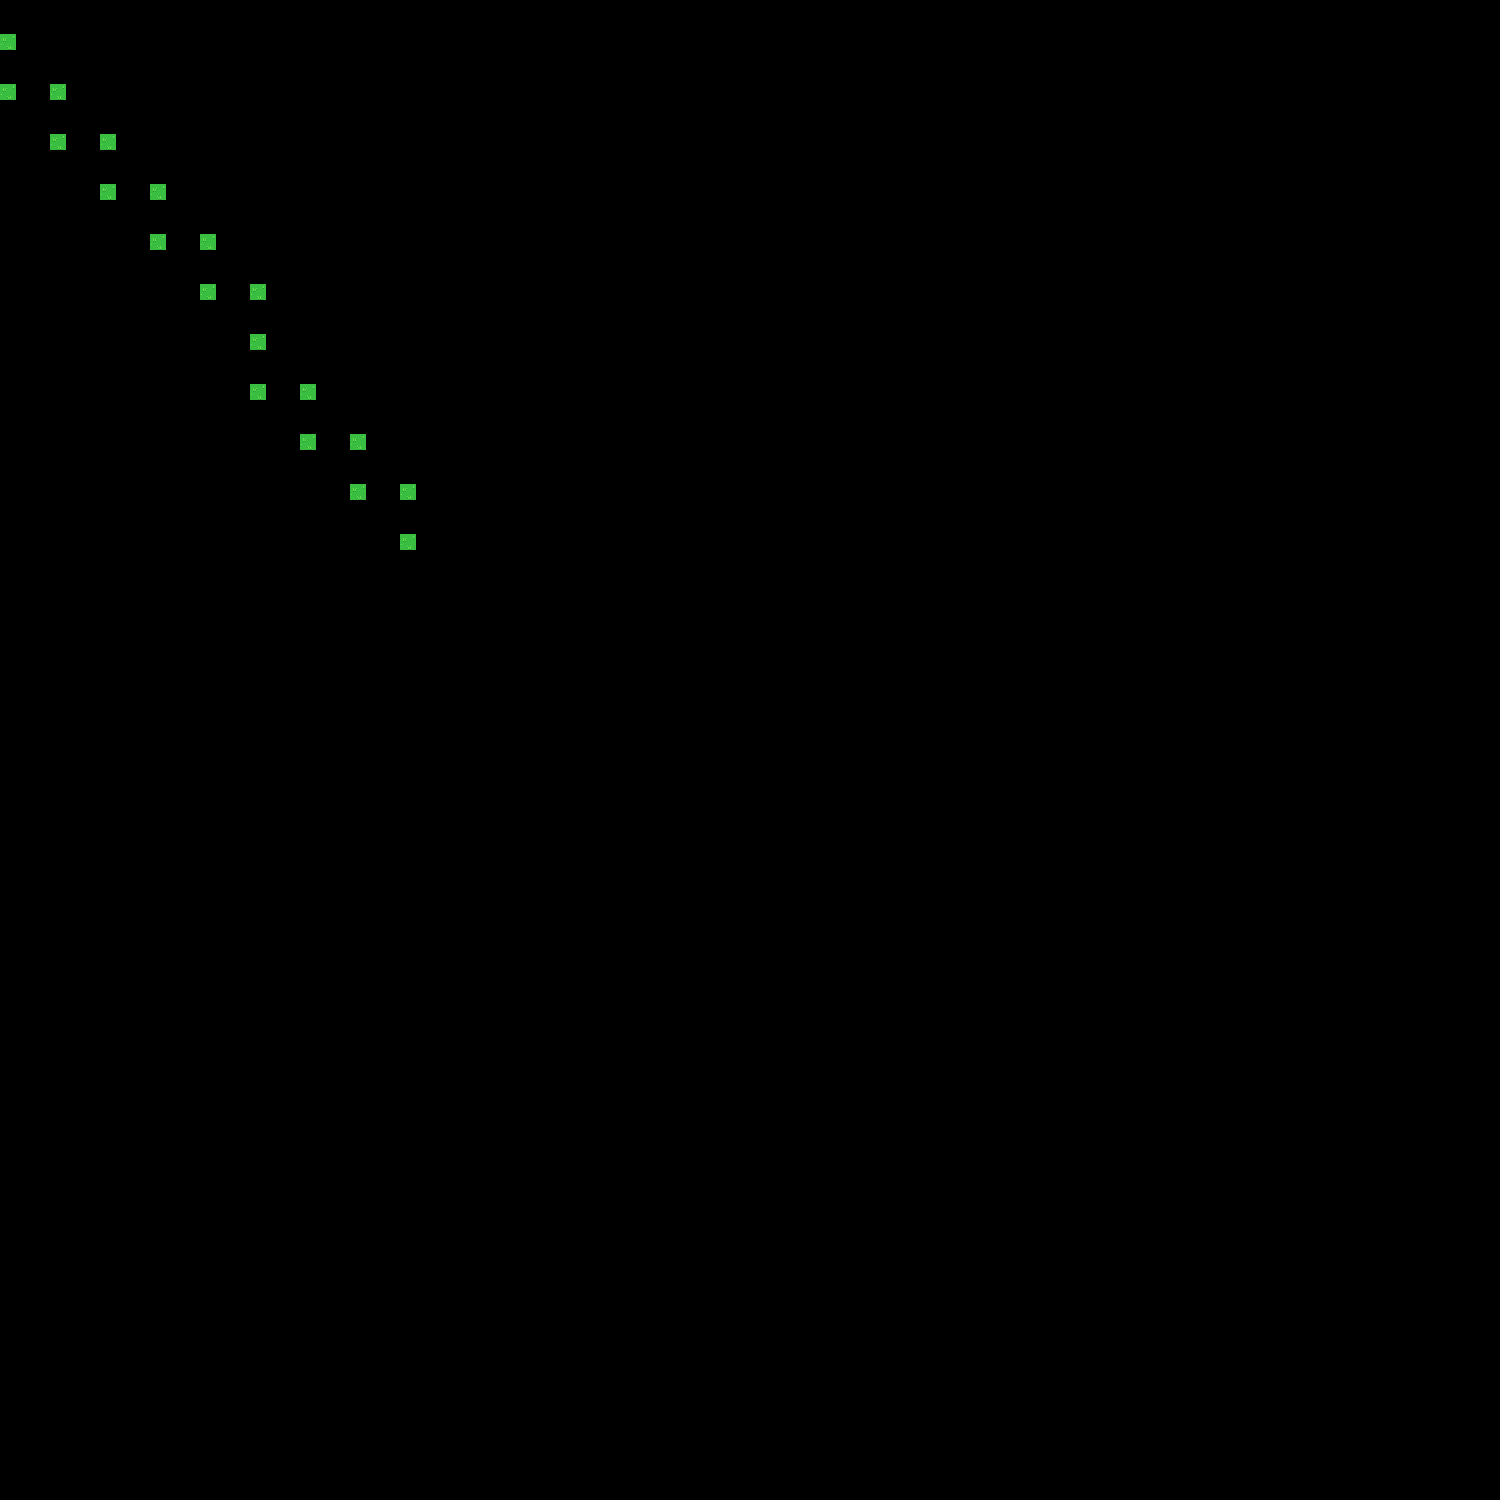

This game map was drawn from its Tiled (.tmx) file and the tilesets committed beside it. A one-line description and the full map source follow:
An orthogonal 30x30 tile map with 50x50 px tiles, 1 tile layer (Tile Layer 1).

<map version="1.4" tiledversion="1.4.2" orientation="orthogonal" renderorder="right-down" width="30" height="30" tilewidth="50" tileheight="50" infinite="0" nextlayerid="2" nextobjectid="1">
 <tileset firstgid="1" source="Overworld1.tsx" />
 <layer id="1" name="Tile Layer 1" width="30" height="30">
  <data encoding="csv">
1,0,0,0,0,0,0,0,0,0,0,0,0,0,0,0,0,0,0,0,0,0,0,0,0,0,0,0,0,0,
1,1,0,0,0,0,0,0,0,0,0,0,0,0,0,0,0,0,0,0,0,0,0,0,0,0,0,0,0,0,
0,1,1,0,0,0,0,0,0,0,0,0,0,0,0,0,0,0,0,0,0,0,0,0,0,0,0,0,0,0,
0,0,1,1,0,0,0,0,0,0,0,0,0,0,0,0,0,0,0,0,0,0,0,0,0,0,0,0,0,0,
0,0,0,1,1,0,0,0,0,0,0,0,0,0,0,0,0,0,0,0,0,0,0,0,0,0,0,0,0,0,
0,0,0,0,1,1,0,0,0,0,0,0,0,0,0,0,0,0,0,0,0,0,0,0,0,0,0,0,0,0,
0,0,0,0,0,1,0,0,0,0,0,0,0,0,0,0,0,0,0,0,0,0,0,0,0,0,0,0,0,0,
0,0,0,0,0,1,1,0,0,0,0,0,0,0,0,0,0,0,0,0,0,0,0,0,0,0,0,0,0,0,
0,0,0,0,0,0,1,1,0,0,0,0,0,0,0,0,0,0,0,0,0,0,0,0,0,0,0,0,0,0,
0,0,0,0,0,0,0,1,1,0,0,0,0,0,0,0,0,0,0,0,0,0,0,0,0,0,0,0,0,0,
0,0,0,0,0,0,0,0,1,0,0,0,0,0,0,0,0,0,0,0,0,0,0,0,0,0,0,0,0,0,
0,0,0,0,0,0,0,0,0,0,0,0,0,0,0,0,0,0,0,0,0,0,0,0,0,0,0,0,0,0,
0,0,0,0,0,0,0,0,0,0,0,0,0,0,0,0,0,0,0,0,0,0,0,0,0,0,0,0,0,0,
0,0,0,0,0,0,0,0,0,0,0,0,0,0,0,0,0,0,0,0,0,0,0,0,0,0,0,0,0,0,
0,0,0,0,0,0,0,0,0,0,0,0,0,0,0,0,0,0,0,0,0,0,0,0,0,0,0,0,0,0,
0,0,0,0,0,0,0,0,0,0,0,0,0,0,0,0,0,0,0,0,0,0,0,0,0,0,0,0,0,0,
0,0,0,0,0,0,0,0,0,0,0,0,0,0,0,0,0,0,0,0,0,0,0,0,0,0,0,0,0,0,
0,0,0,0,0,0,0,0,0,0,0,0,0,0,0,0,0,0,0,0,0,0,0,0,0,0,0,0,0,0,
0,0,0,0,0,0,0,0,0,0,0,0,0,0,0,0,0,0,0,0,0,0,0,0,0,0,0,0,0,0,
0,0,0,0,0,0,0,0,0,0,0,0,0,0,0,0,0,0,0,0,0,0,0,0,0,0,0,0,0,0,
0,0,0,0,0,0,0,0,0,0,0,0,0,0,0,0,0,0,0,0,0,0,0,0,0,0,0,0,0,0,
0,0,0,0,0,0,0,0,0,0,0,0,0,0,0,0,0,0,0,0,0,0,0,0,0,0,0,0,0,0,
0,0,0,0,0,0,0,0,0,0,0,0,0,0,0,0,0,0,0,0,0,0,0,0,0,0,0,0,0,0,
0,0,0,0,0,0,0,0,0,0,0,0,0,0,0,0,0,0,0,0,0,0,0,0,0,0,0,0,0,0,
0,0,0,0,0,0,0,0,0,0,0,0,0,0,0,0,0,0,0,0,0,0,0,0,0,0,0,0,0,0,
0,0,0,0,0,0,0,0,0,0,0,0,0,0,0,0,0,0,0,0,0,0,0,0,0,0,0,0,0,0,
0,0,0,0,0,0,0,0,0,0,0,0,0,0,0,0,0,0,0,0,0,0,0,0,0,0,0,0,0,0,
0,0,0,0,0,0,0,0,0,0,0,0,0,0,0,0,0,0,0,0,0,0,0,0,0,0,0,0,0,0,
0,0,0,0,0,0,0,0,0,0,0,0,0,0,0,0,0,0,0,0,0,0,0,0,0,0,0,0,0,0,
0,0,0,0,0,0,0,0,0,0,0,0,0,0,0,0,0,0,0,0,0,0,0,0,0,0,0,0,0,0
</data>
 </layer>
</map>
